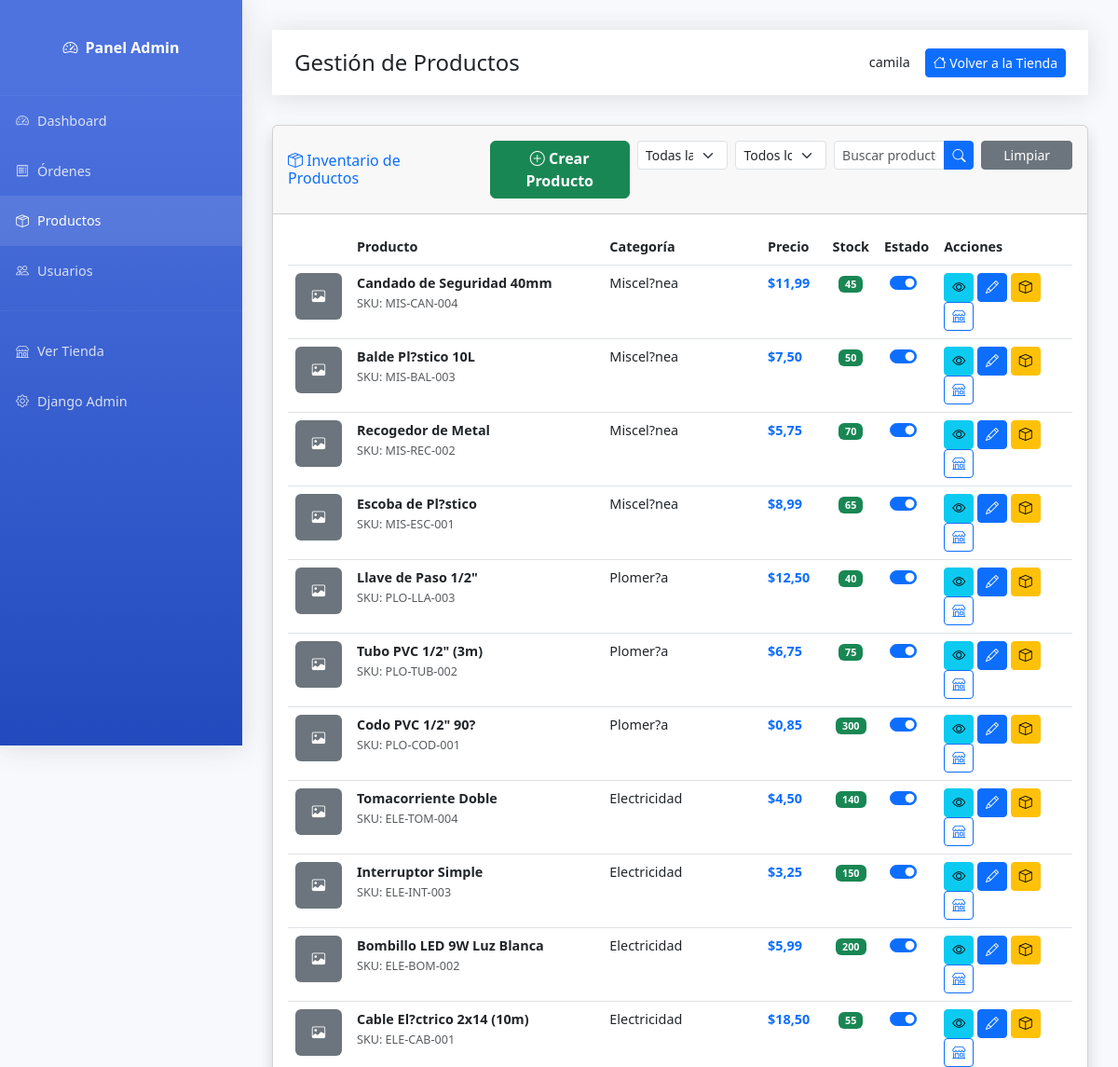
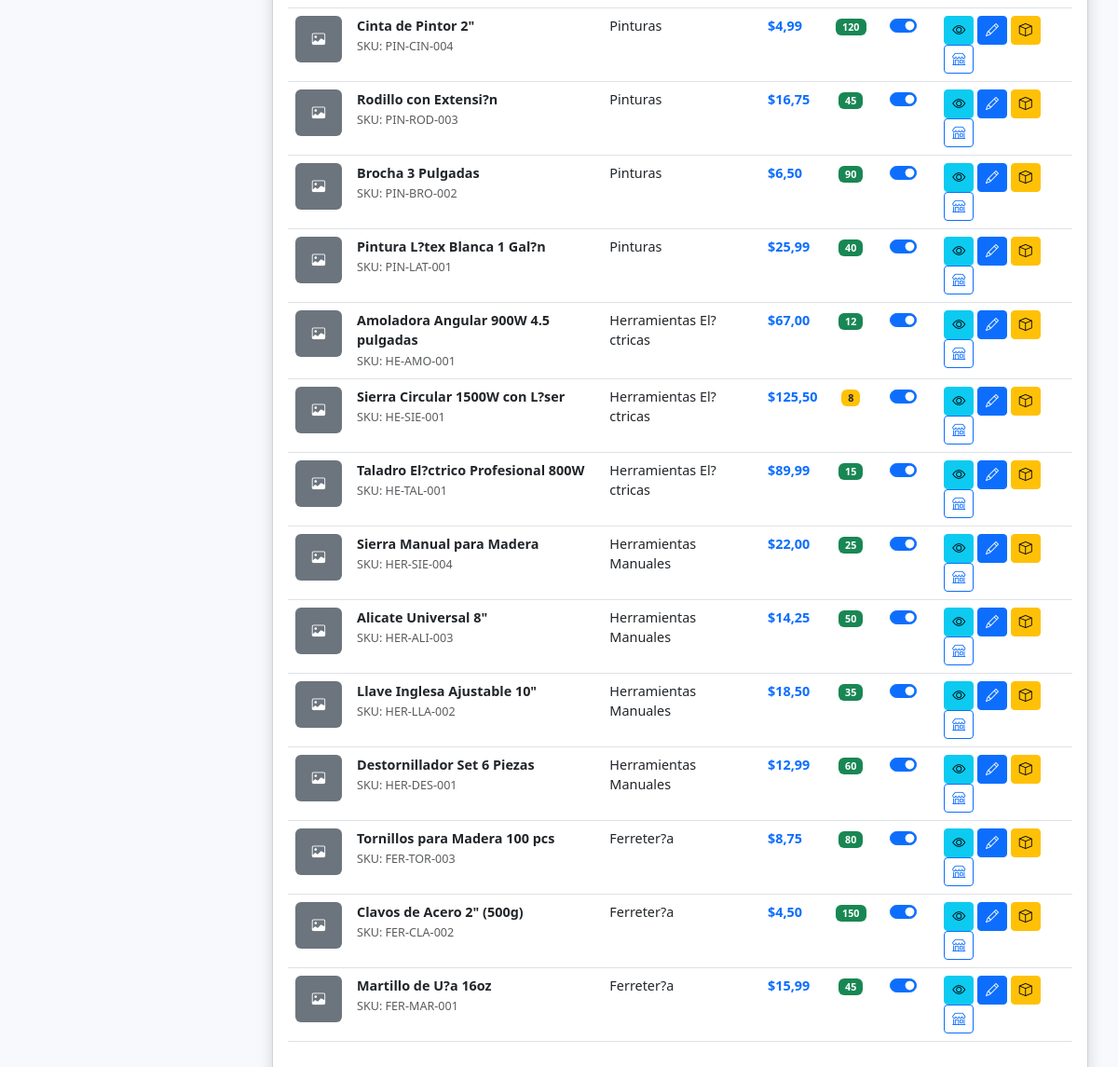
/admin-panel/productos/ (signed in), run on the app's committed database (2 pictures, top to bottom).
### shop/models.py (models this page shows, shortened)
class Product(models.Model):
    category = models.ForeignKey(
        Category,
        on_delete=models.CASCADE,
        related_name='products',
        verbose_name="Categoría",
        db_index=True  # ÍNDICE: Para búsquedas por categoría
    )
    name = models.CharField(max_length=200, verbose_name="Nombre", db_index=True)  # ÍNDICE: Para búsquedas
    description = models.TextField(verbose_name="Descripción")
    price = models.DecimalField(
        max_digits=10,
        decimal_places=2,
        validators=[MinValueValidator(Decimal('0.01'))],
        verbose_name="Precio",
        db_index=True  # ÍNDICE: Para ordenar por precio
    )
    stock = models.IntegerField(
        default=0,
        validators=[MinValueValidator(0)],
        verbose_name="Stock",
        db_index=True  # ÍNDICE: Para filtros de stock
    )
    image = models.ImageField(upload_to='products/', blank=True, null=True, verbose_name="Imagen")
    is_active = models.BooleanField(default=True, verbose_name="Activo", db_index=True)  # ÍNDICE: Filtro común
    featured = models.BooleanField(default=False, verbose_name="Destacado", db_index=True)  # ÍNDICE: Para featured
    sku = models.CharField(max_length=50, unique=True, verbose_name="SKU", db_index=True)  # ÍNDICE: Búsquedas por SKU
    created_at = models.DateTimeField(auto_now_add=True, db_index=True)  # ÍNDICE: Para ordenar
    updated_at = models.DateTimeField(auto_now=True)
    material = models.CharField(
        max_length=100,
        blank=True,
        verbose_name="Material",
        help_text="Ej: Acero galvanizado, Plástico ABS, Madera"
    )
    dimensiones = models.CharField(
        max_length=200,
        blank=True,
        verbose_name="Dimensiones",
        help_text="Ej: 10cm x 5cm x 2cm, Largo 50cm"
    )
    peso = models.DecimalField(
        max_digits=8,  # Permite hasta 999999.99 kg
        decimal_places=2,
        blank=True,
        null=True,
        verbose_name="Peso (kg)",
        help_text="Peso en kilogramos"
    )
    voltaje = models.CharField(
        max_length=50,
        blank=True,
        verbose_name="Voltaje",
        help_text="Ej: 110V, 220V, 12V DC"
    )
    potencia = models.CharField(
        max_length=50,
        blank=True,
        verbose_name="Potencia",
        help_text="Ej: 1500W, 2HP, 750W"
    )
    marca = models.CharField(
        max_length=100,
        blank=True,
        verbose_name="Marca",
        help_text="Fabricante o marca del producto"
    )
    garantia = models.CharField(
        max_length=100,
        blank=True,
        verbose_name="Garantía",
        help_text="Ej: 1 año, 6 meses, Sin garantía"
    )
    color = models.CharField(
        max_length=50,
        blank=True,
        verbose_name="Color",
        help_text="Color principal del producto"
    )
    uso_recomendado = models.TextField(
        blank=True,
        verbose_name="Uso Recomendado",
        help_text="Para qué se recomienda usar este producto"
    )
    class Meta:
        verbose_name = "Producto"
        verbose_name_plural = "Productos"
        ordering = ['-created_at']
        indexes = [
            models.Index(fields=['category', 'is_active', '-created_at']),
            models.Index(fields=['featured', 'is_active']),
            models.Index(fields=['is_active', 'stock']),
            models.Index(fields=['name', 'is_active']),
            models.Index(fields=['marca', 'is_active']),
        ]

class Category(models.Model):
    name = models.CharField(max_length=100, verbose_name="Nombre")
    description = models.TextField(blank=True, verbose_name="Descripción")
    slug = models.SlugField(unique=True, db_index=True)  # ÍNDICE: Para búsquedas por slug
    created_at = models.DateTimeField(auto_now_add=True, db_index=True)  # ÍNDICE: Para ordenar
    class Meta:
        verbose_name = "Categoría"
        verbose_name_plural = "Categorías"
        ordering = ['name']
        indexes = [
            models.Index(fields=['name']),
        ]

### shop/views/admin/products.py (the view)
# urls.py: path('admin-panel/productos/', views.admin_products, name='admin_products'),
@staff_member_required
def admin_products(request):
    category_filter = request.GET.get('category', '')
    stock_filter = request.GET.get('stock', '')
    search_query = request.GET.get('q', '')
    products = Product.objects.select_related('category')
    if category_filter:
        products = products.filter(category__slug=category_filter)
    if stock_filter == 'low':
        products = products.filter(stock__lte=10, stock__gt=0)
    elif stock_filter == 'out':
        products = products.filter(stock=0)
    if search_query:
        products = products.filter(
            Q(name__icontains=search_query) |
            Q(sku__icontains=search_query) |
            Q(description__icontains=search_query)
        )
    products = products.order_by('-created_at')
    categories = Category.objects.all()
    context = {
        'products': products,
        'categories': categories,
        'category_filter': category_filter,
        'stock_filter': stock_filter,
        'search_query': search_query,
    }
    return render(request, 'shop/admin/products.html', context)

### shop/templates/shop/admin/products.html (shortened to what this page needs)
{% extends 'shop/admin/base_admin.html' %}
{% block page_title %}Gestión de Productos{% endblock %}
{% block content %}
<div class="card shadow mb-4 fade-in">
    <div class="card-header py-3">
        <div class="row align-items-center">
            <div class="col-md-3">
                <h6 class="m-0 font-weight-bold text-primary mb-0">
                    <i class="bi bi-box-seam"></i> Inventario de Productos
                </h6>
            </div>
            <div class="col-md-9">
                <div class="row g-2">
                    <div class="col-md-3">
                        <a href="{% url 'shop:admin_product_create' %}" class="btn btn-success w-100">
                            <i class="bi bi-plus-circle"></i> <strong>Crear Producto</strong>
                        </a>
                    </div>
                    <div class="col-md-2">
                        <form method="get">
                            <select name="category" class="form-select form-select-sm" onchange="this.form.submit()">
                                <option value="">Todas las categorías</option>
                            </select>
                        </form>
                    </div>
                    <div class="col-md-2">
                        <form method="get">
                            <select name="stock" class="form-select form-select-sm" onchange="this.form.submit()">
                                <option value="">Todos los stocks</option>
                            </select>
                        </form>
                    </div>
                    <div class="col-md-3">
                        <form method="get">
                            <div class="input-group input-group-sm">
                                <input type="text"
                                       name="q"
                                       class="form-control"
                                       placeholder="Buscar productos..."
                                       value="{{ search_query }}">
                                <button class="btn btn-primary" type="submit">
                                    <i class="bi bi-search"></i>
                                </button>
                            </div>
                        </form>
                    </div>
                    <div class="col-md-2">
                        <a href="{% url 'shop:admin_products' %}" class="btn btn-sm btn-secondary w-100">
                            Limpiar
                        </a>
                    </div>
                </div>
            </div>
        </div>
    </div>
    <div class="card-body">
        {% if products %}
            <div class="table-responsive">
                <table class="table table-hover">
                    <thead>
                        <tr>
                            <th style="width: 60px;"></th>
                            <th>Producto</th>
                            <th>Categoría</th>
                            <th>Precio</th>
                            <th class="text-center">Stock</th>
                            <th class="text-center">Estado</th>
                            <th>Acciones</th>
                        </tr>
                    </thead>
                    <tbody>
                        {% for product in products %}
                        <tr>
                            <td>
                                {% if product.image %}
                                    <img src="{{ product.image.url }}"
                                         alt="{{ product.name }}"
                                         class="rounded"
                                         style="width: 50px; height: 50px; object-fit: cover;">
                                {% else %}
                                    <div class="bg-secondary rounded d-flex align-items-center justify-content-center"
                                         style="width: 50px; height: 50px;">
                                        <i class="bi bi-image text-white"></i>
                                    </div>
                                {% endif %}
                            </td>
                            <td>
                                <strong>{{ product.name }}</strong>
                                <br>
                                <small class="text-muted">SKU: {{ product.sku }}</small>
                            </td>
                            <td>{{ product.category.name }}</td>
                            <td><strong class="text-primary">${{ product.price }}</strong></td>
                            <td class="text-center">
                                <span class="badge
                                    {% if product.stock == 0 %}bg-danger
                                    {% elif product.stock <= 10 %}bg-warning text-dark
                                    {% else %}bg-success
                                    {% endif %}">
                                    {{ product.stock }}
                                </span>
                            </td>
                            <td class="text-center">
                                <div class="form-check form-switch d-inline-block">
                                    <input class="form-check-input product-toggle"
                                           type="checkbox"
                                           data-product-id="{{ product.id }}"
                                           {% if product.is_active %}checked{% endif %}>
                                </div>
                            </td>
                            <td>
                                <a href="{% url 'shop:admin_product_detail' product.id %}"
                                   class="btn btn-sm btn-info"
                                   title="Ver detalle">
                                    <i class="bi bi-eye"></i>
                                </a>
                                <a href="{% url 'shop:admin_product_edit' product.id %}"
                                   class="btn btn-sm btn-primary"
                                   title="Editar">
                                    <i class="bi bi-pencil"></i>
                                </a>
                                <button class="btn btn-sm btn-warning update-stock-btn"
                                        data-product-id="{{ product.id }}"
                                        data-product-name="{{ product.name }}"
                                        data-current-stock="{{ product.stock }}"
                                        title="Actualizar stock">
                                    <i class="bi bi-box"></i>
                                </button>
                                <a href="{% url 'shop:product_detail' product.id %}"
                                   class="btn btn-sm btn-outline-primary"
                                   target="_blank"
                                   title="Ver en tienda">
                                    <i class="bi bi-shop"></i>
                                </a>
                            </td>
                        </tr>
                        {% endfor %}
                    </tbody>
                </table>
            </div>
        {% endif %}
    </div>
</div>
{% endblock %}

### shop/templates/shop/admin/base_admin.html (shortened to what this page needs)
<!DOCTYPE html>
<html lang="es">
<head>
    <link href="https://cdn.jsdelivr.net/npm/bootstrap@5.3.0/dist/css/bootstrap.min.css" rel="stylesheet">
    <link rel="stylesheet" href="https://cdn.jsdelivr.net/npm/bootstrap-icons@1.10.0/font/bootstrap-icons.css">
    {% load static %}
    <link rel="stylesheet" href="{% static 'css/toast.css' %}">
</head>
<body>
    <div class="sidebar">
        <a class="sidebar-brand" href="{% url 'shop:admin_dashboard' %}">
            <i class="bi bi-speedometer2"></i>
            <span class="ms-2">Panel Admin</span>
        </a>
        <hr class="sidebar-divider my-0" style="border-color: rgba(255,255,255,0.15);">
        <ul class="nav flex-column">
            <li class="nav-item">
                <a class="nav-link {% if request.resolver_match.url_name == 'admin_dashboard' %}active{% endif %}"
                   href="{% url 'shop:admin_dashboard' %}">
                    <i class="bi bi-speedometer2"></i>
                    <span>Dashboard</span>
                </a>
            </li>
            <li class="nav-item">
                <a class="nav-link {% if 'admin_orders' in request.resolver_match.url_name %}active{% endif %}"
                   href="{% url 'shop:admin_orders' %}">
                    <i class="bi bi-receipt"></i>
                    <span>Órdenes</span>
                </a>
            </li>
            <li class="nav-item">
                <a class="nav-link {% if 'admin_products' in request.resolver_match.url_name %}active{% endif %}"
                   href="{% url 'shop:admin_products' %}">
                    <i class="bi bi-box-seam"></i>
                    <span>Productos</span>
                </a>
            </li>
            <li class="nav-item">
                <a class="nav-link {% if 'admin_users' in request.resolver_match.url_name %}active{% endif %}"
                   href="{% url 'shop:admin_users' %}">
                    <i class="bi bi-people"></i>
                    <span>Usuarios</span>
                </a>
            </li>
            <hr class="sidebar-divider" style="border-color: rgba(255,255,255,0.15);">
            <li class="nav-item">
                <a class="nav-link" href="{% url 'shop:home' %}" target="_blank">
                    <i class="bi bi-shop"></i>
                    <span>Ver Tienda</span>
                </a>
            </li>
            <li class="nav-item">
                <a class="nav-link" href="{% url 'admin:index' %}" target="_blank">
                    <i class="bi bi-gear"></i>
                    <span>Django Admin</span>
                </a>
            </li>
        </ul>
    </div>
    <div class="content-wrapper">
        <div class="topbar">
            <h4 class="mb-0">{% block page_title %}Panel de Administración{% endblock %}</h4>
            <div class="d-flex align-items-center">
                <span class="me-3">{{ user.get_full_name|default:user.username }}</span>
                <a href="{% url 'shop:home' %}" class="btn btn-primary btn-sm">
                    <i class="bi bi-house"></i> Volver a la Tienda
                </a>
            </div>
        </div>
        {% block content %}{% endblock %}
    </div>
</body>
</html>

### data on the page
Product: name "Candado de Seguridad 40mm", sku "MIS-CAN-004", category.name "Miscel?nea", price "11,99", stock "45", is_active "☑"
Product: name "Balde Pl?stico 10L", sku "MIS-BAL-003", category.name "Miscel?nea", price "7,50", stock "50", is_active "☑"
Product: name "Recogedor de Metal", sku "MIS-REC-002", category.name "Miscel?nea", price "5,75", stock "70", is_active "☑"
Product: name "Escoba de Pl?stico", sku "MIS-ESC-001", category.name "Miscel?nea", price "8,99", stock "65", is_active "☑"
Product: name "Llave de Paso 1/2\"", sku "PLO-LLA-003", category.name "Plomer?a", price "12,50", stock "40", is_active "☑"
Product: name "Tubo PVC 1/2\" (3m)", sku "PLO-TUB-002", category.name "Plomer?a", price "6,75", stock "75", is_active "☑"
Product: name "Codo PVC 1/2\" 90?", sku "PLO-COD-001", category.name "Plomer?a", price "0,85", stock "300", is_active "☑"
Product: name "Tomacorriente Doble", sku "ELE-TOM-004", category.name "Electricidad", price "4,50", stock "140", is_active "☑"
Product: name "Interruptor Simple", sku "ELE-INT-003", category.name "Electricidad", price "3,25", stock "150", is_active "☑"
Product: name "Bombillo LED 9W Luz Blanca", sku "ELE-BOM-002", category.name "Electricidad", price "5,99", stock "200", is_active "☑"
Product: name "Cable El?ctrico 2x14 (10m)", sku "ELE-CAB-001", category.name "Electricidad", price "18,50", stock "55", is_active "☑"
Product: name "Cinta de Pintor 2\"", sku "PIN-CIN-004", category.name "Pinturas", price "4,99", stock "120", is_active "☑"
Product: name "Rodillo con Extensi?n", sku "PIN-ROD-003", category.name "Pinturas", price "16,75", stock "45", is_active "☑"
Product: name "Brocha 3 Pulgadas", sku "PIN-BRO-002", category.name "Pinturas", price "6,50", stock "90", is_active "☑"
Product: name "Pintura L?tex Blanca 1 Gal?n", sku "PIN-LAT-001", category.name "Pinturas", price "25,99", stock "40", is_active "☑"
Product: name "Amoladora Angular 900W 4.5 pulgadas", sku "HE-AMO-001", category.name "Herramientas El?ctricas", price "67,00", stock "12", is_active "☑"
Product: name "Sierra Circular 1500W con L?ser", sku "HE-SIE-001", category.name "Herramientas El?ctricas", price "125,50", stock "8", is_active "☑"
Product: name "Taladro El?ctrico Profesional 800W", sku "HE-TAL-001", category.name "Herramientas El?ctricas", price "89,99", stock "15", is_active "☑"
Product: name "Sierra Manual para Madera", sku "HER-SIE-004", category.name "Herramientas Manuales", price "22,00", stock "25", is_active "☑"
Product: name "Alicate Universal 8\"", sku "HER-ALI-003", category.name "Herramientas Manuales", price "14,25", stock "50", is_active "☑"
Product: name "Llave Inglesa Ajustable 10\"", sku "HER-LLA-002", category.name "Herramientas Manuales", price "18,50", stock "35", is_active "☑"
Product: name "Destornillador Set 6 Piezas", sku "HER-DES-001", category.name "Herramientas Manuales", price "12,99", stock "60", is_active "☑"
Product: name "Tornillos para Madera 100 pcs", sku "FER-TOR-003", category.name "Ferreter?a", price "8,75", stock "80", is_active "☑"
Product: name "Clavos de Acero 2\" (500g)", sku "FER-CLA-002", category.name "Ferreter?a", price "4,50", stock "150", is_active "☑"
Product: name "Martillo de U?a 16oz", sku "FER-MAR-001", category.name "Ferreter?a", price "15,99", stock "45", is_active "☑"

### other printed values
{{ user.get_full_name|default:user.username }} "camila"
